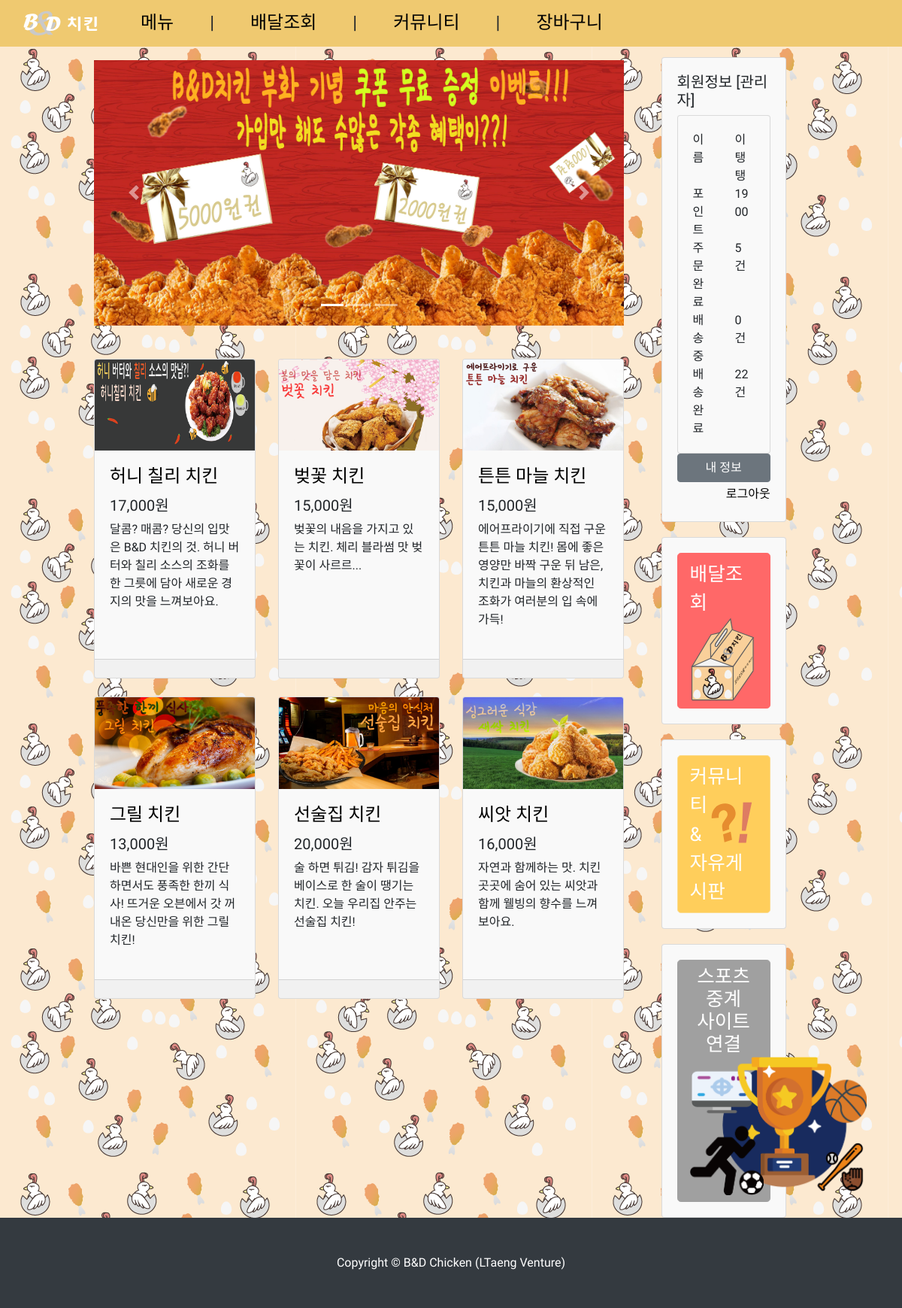
/index.php (signed in), run on the app's committed database.
### tables this page shows
CREATE TABLE `items_carousel` (
  `ID` int(11) NOT NULL,
  `itemId` int(11) NOT NULL,
  `img` varchar(100) NOT NULL
);

CREATE TABLE `items` (
  `ID` int(11) NOT NULL,
  `title` varchar(40) NOT NULL,
  `price` varchar(40) NOT NULL,
  `context` mediumtext NOT NULL,
  `rec` tinyint(1) NOT NULL
);

CREATE TABLE `user` (
  `userId` int(11) NOT NULL,
  `name` varchar(100) NOT NULL,
  `email` varchar(100) NOT NULL,
  `password` varchar(400) NOT NULL,
  `tel` varchar(40) NOT NULL,
  `address` varchar(100) NOT NULL,
  `point` int(11) NOT NULL
);

### index.php (the view, shortened to what this page needs)
<?php
include "/var/www/html/WebProgramming/sql/connection/dbconnect.php";
mysqli_query($con, "set session character_set_connection=utf8;");
mysqli_query($con, "set session character_set_results=utf8;");
mysqli_query($con, "set session character_set_client=utf8;");
?>
<!DOCTYPE html>
<html>
    <head>
        <link href="./vendor/bootstrap/css/bootstrap.min.css" rel="stylesheet">
        <link rel="stylesheet" type="text/css" href="css/style.css?v=0.0.1">
    </head>
    <body>
  <nav class="navbar navbar-expand-lg navbar-dark bg-chicken fixed-top">
    <div class="container-fluid">
      <a class="navbar-brand" href="#"><img src="./assets/images/Text_Logo_Horizonal_White.svg" width=100 height=35 /></a>
      <div class="collapse navbar-collapse" id="navbarResponsive">
        <ul class="navbar-nav mr-auto">
            <li class="nav-item">
                <h4 class="mx-2 my-0" style="padding-left: 2rem; padding-right: 2rem;"> <a href="./pages/chicken/index.php">메뉴</a></h4>
            </li>
            <li class="nav-item">
                <h4 class="mx-2 my-0"> | </h4>
            </li>
            <li class="nav-item">
                <h4 class="mx-2 my-0" style="padding-left: 2rem; padding-right: 2rem;"> <a href="./pages/chicken/baedal.php">배달조회</a> </h4>
            </li>
            <li class="nav-item">
                <h4 class="mx-2 my-0"> | </h4>
            </li>
            <li class="nav-item">
                <h4 class="mx-2 my-0" style="padding-left: 2rem; padding-right: 2rem;"> <a href="./pages/community/notice.php">커뮤니티</a> </h4>
            </li>
            <li class="nav-item">
                <h4 class="mx-2 my-0"> | </h4>
            </li>
            <li class="nav-item">
                <h4 class="mx-2 my-0" style="padding-left: 2rem; padding-right: 2rem;"> <a href="./pages/user/basket.php">장바구니</a> </h4>
            </li>
        </ul>
      </div>
    </div>
  </nav>
  <div class="container-fluid" style="padding-left: 125px; padding-right: 125px; background-image: url('./assets/images/background-2.png');">
    <div class="row">
      <div class="col-lg-9">
        <div id="carouselExampleIndicators" class="carousel slide my-4" data-ride="carousel">
          <ol class="carousel-indicators">
            <li data-target="#carouselExampleIndicators" data-slide-to="0" class="active"></li>
            <li data-target="#carouselExampleIndicators" data-slide-to="1"></li>
            <li data-target="#carouselExampleIndicators" data-slide-to="2"></li>
          </ol>
          <div class="carousel-inner" role="listbox">
            <?php
            $carousel_sql = "SELECT * FROM `items_carousel` ORDER BY `ID` DESC";
            $result = mysqli_query($con, $carousel_sql);
            while ($row = mysqli_fetch_assoc($result)) {
                if ($row['itemId'] != -1)
                    $url = './pages/chicken/details.php?id=' . $row['itemId'];
                else
                    $url = '#';
                echo '
                    <a class="carousel-item" href="' . $url . '">
                      <img class="d-block img-fluid" src="' . $row['img'] . '">
                    </a>
                ';
            }
            ?>
          </div>
          <a class="carousel-control-prev" href="#carouselExampleIndicators" role="button" data-slide="prev">
            <span class="carousel-control-prev-icon" aria-hidden="true"></span>
          </a>
          <a class="carousel-control-next" href="#carouselExampleIndicators" role="button" data-slide="next">
            <span class="carousel-control-next-icon" aria-hidden="true"></span>
          </a>
        </div>
        <div class="row">
          <?php
          $sql = "SELECT `ID`, `title`, `price`, `context`, (SELECT `url` FROM `item_images` WHERE `itemId` = `items`.`ID`) as `url` FROM `items` WHERE `rec` = 1 ORDER BY `ID` DESC LIMIT 0, 6";
          $result = mysqli_query($con, $sql);
          while ($row = mysqli_fetch_assoc($result)) {
              echo '
              <div class="col-lg-4 col-md-6 mb-4">
                <div class="card h-100">
                  <a href="./pages/chicken/details.php?id=' . $row['ID'] . '"><img class="card-img-top" src="./' . $row['url'] . '" alt=""></a>
                  <div class="card-body">
                    <h4 class="card-title">
                      <a href="#">' . $row['title'] . '</a>
                    </h4>
                    <h5>' . number_format($row['price']) . '원</h5>
                    <p class="card-text">' . $row['context'] . '</p>
                  </div>
                  <div class="card-footer"></div>
                </div>
              </div>';
          }
          ?>
        </div>
      </div>
      <div class="col-lg-3" style="padding-right: 3%; padding-left: 2%">
        <div class="container">
            <div class="card">
                <div class="card-body">
                    <?php
                    if (!isset($_SESSION['usr_id'])) {
                    ?>
                    <div class="text-center">
                        <img src="./assets/images/Text_Logo.svg" height=100 class="img_top" style="width: 5rem;" />
                        <img src="./assets/images/Chicken_Logo.svg" height=150 style="width: 7rem;" />
                    </div>
                    <h5 class="card-title">로그인</h5>
                    <form method="POST" action="./pages/user/login.php">
                        <div class="form-group">
                            <input type="text" class="form-control" placeholder="이메일" name="email" >
                            <input type="password" class="form-control" placeholder="패스워드" name="password">
                        </div>
                        <button type="submit" class="btn btn-primary form-control">로그인</button>
                        <div class="my-1">
                            <div class="float-left">
                                <a href="./pages/user/register.php">회원가입</a>
                            </div>
                            <div class="float-right">
                                <a href="./pages/user/idfind.php">이메일 찾기</a>
                                <a href="./pages/user/pwfind.php">비밀번호 찾기</a>
                            </div>
                        </div>
                    </form>
                    <?php
                    } else {
                    $role_sql = "SELECT `role` FROM `authorities` WHERE `userId` = " . $_SESSION['usr_id'];
                    $result = mysqli_query($con, $role_sql);
                    while ($row = mysqli_fetch_assoc($result))
                        $auth[] = $row['role'];
                    if (in_array("IS_ADMIN", $auth))
                        $isAdmin = true;
                    else
                        $isAdmin = false;
                    $notBaedal = 0;
                    $isBaedal = 0;
                    $completeBaedal = 0;
                    $point_sql = "SELECT `point` FROM `user` WHERE `userId` = " . $_SESSION['usr_id'];
                    $user_sql = "SELECT `baedal`, `completeTime` FROM `baedal_list`";
                    $result = mysqli_query($con, $point_sql);
                    while ($row = mysqli_fetch_assoc($result)) {
                        $point = $row['point'];
                    }
                    $result = mysqli_query($con, $user_sql);
                    while ($row = mysqli_fetch_assoc($result)) {
                        if ($row['baedal'] == 0 && $row['completeTime'] == NULL) {
                            $notBaedal++;
                        } else if ($row['completeTime'] == NULL) {
                            $isBaedal++;
                        } else {
                            $completeBaedal++;
                        }
                    }
                    ?>
                    <h5 class="text-title">회원정보
                    <?php
                    if ($isAdmin)
                        echo "[관리자]";
                    ?>
                    </h5>
                    <div class="card m-0">
                        <div class="card-body">
                            <div class="row">
                                <div class="col-6 form-group">이름</div>
                                <div class="col-6"><?php echo $_SESSION['usr_name']; ?></div>
                                <div class="col-6">포인트</div>
                                <div class="col-6"><?php echo $point; ?></div>
                                <div class="col-6">주문완료</div>
                                <div class="col-6"><?php echo $notBaedal; ?> 건</div>
                                <div class="col-6">배송중</div>
                                <div class="col-6"><?php echo $isBaedal; ?> 건</div>
                                <div class="col-6">배송완료</div>
                                <div class="col-6"><?php echo $completeBaedal; ?> 건</div>
                            </div>
                        </div>
                    </div>
                    <a class="btn btn-secondary full_button text-white" href="./pages/user/profile.php">내 정보</a>
                    <div class="text-right my-1">
                        <a href="./pages/user/logout.php">로그아웃</a>
                    </div>
                    <?php
                    }
                    ?>
                  </div>
                </div>
            <div class="card" onclick="location.href='./pages/chicken/baedal.php'">
                <div class="card-body">
                    <div class="btn btn-lg btn-red full_button text-left">
                        <span class="large_font">배달조회</span>
                        <div style="float: right;"><img src="./assets/images/box.svg" style="width: 6rem; height: 7rem" /></div>
                    </div>
                </div>
            </div>
            <div class="card" onclick="location.href='./pages/community/notice.php'">
                <div class="card-body">
                    <div class="btn btn-lg btn-yellow full_button text-left">
                        <span class="large_font">
                            커뮤니티
                            <div style="float: right; padding-top: 10px;">
                                <img src="./assets/images/Q&A.svg" style="width: 4rem; height: 4rem;" />
                            </div>
                            <br>& 자유게시판
                        </span>
                    </div>
                </div>
            </div>
            <div class="card">
                <div class="card-body">
                    <div class="btn btn-lg btn-gray full_button text-center">
                        <span class="one_line_height large_font">
                            스포츠 중계
                            <br>
                            사이트 연결
                            <br>
                        </span>
                        <img src="./assets/images/sports.png" style="height: 11.5rem" onclick="window.open('./popup/sports.php', '_blank', 'width=523, height=530, toolbar=no, scrollbars=no, resizable=yes');">
                    </div>
                </div>
            </div>
            </div>
        </div>
    </div>
  </div>
  <footer class="py-5 bg-dark">
    <div class="container">
      <p class="m-0 text-center text-white">Copyright &copy; B&D Chicken (LTaeng Venture)</p>
    </div>
  </footer>
    </body>
</html>

### css/style.css (style rules this page uses)
body { font-family: 'Do Hyeon', sans-serif; padding-top: 56px; background-color: #fff9ed; }
a, a:hover, a:link { color: black; }
.navbar-brand { font-size: 1.4rem; }
.bg-chicken { background-color: #efc970 !important; }
.full_button { width: 100%; }
.large_font { font-size: 1.6rem; }
.btn-gray { background-color: #a0a0a0; border-color: #a0a0a0; color: white; }
.btn-red { background-color: #ff6868; border-color: #ff6868; color: white; }
.btn-yellow { background-color: #ffce5b; border-color: #fcdb8d; color: white; }
.card { margin-top: 20px; background-color: #f9f9f9; }
.one_line_height { line-height: 1; }

### data on the page
items_carousel: img (picture)
items: shows a picture, title "허니 칠리 치킨", price "17,000", context "달콤? 매콤? 당신의 입맛은 B&D 치킨의 것. 허니 버터와 칠리 소스의 조화를 한 그릇에 담아 새로운 경지의 맛을 느껴보아요."
items: shows a picture, title "벚꽃 치킨", price "15,000", context "벚꽃의 내음을 가지고 있는 치킨. 체리 블라썸 맛 벚꽃이 사르르..."
items: shows a picture, title "튼튼 마늘 치킨", price "15,000", context "에어프라이기에 직접 구운 튼튼 마늘 치킨! 몸에 좋은 영양만 바짝 구운 뒤 남은, 치킨과 마늘의 환상적인 조화가 여러분의 입 속에 가득!"
items: shows a picture, title "그릴 치킨", price "13,000", context "바쁜 현대인을 위한 간단하면서도 풍족한 한끼 식사! 뜨거운 오븐에서 갓 꺼내온 당신만을 위한 그릴 치킨!"
items: shows a picture, title "선술집 치킨", price "20,000", context "술 하면 튀김! 감자 튀김을 베이스로 한 술이 땡기는 치킨. 오늘 우리집 안주는 선술집 치킨!"
items: shows a picture, title "씨앗 치킨", price "16,000", context "자연과 함께하는 맛. 치킨 곳곳에 숨어 있는 씨앗과 함께 웰빙의 향수를 느껴보아요."
user: point "1900"

### other printed values
$_SESSION['usr_name'] "이탱탱"
$notBaedal "5"
$isBaedal "0"
$completeBaedal "22"
